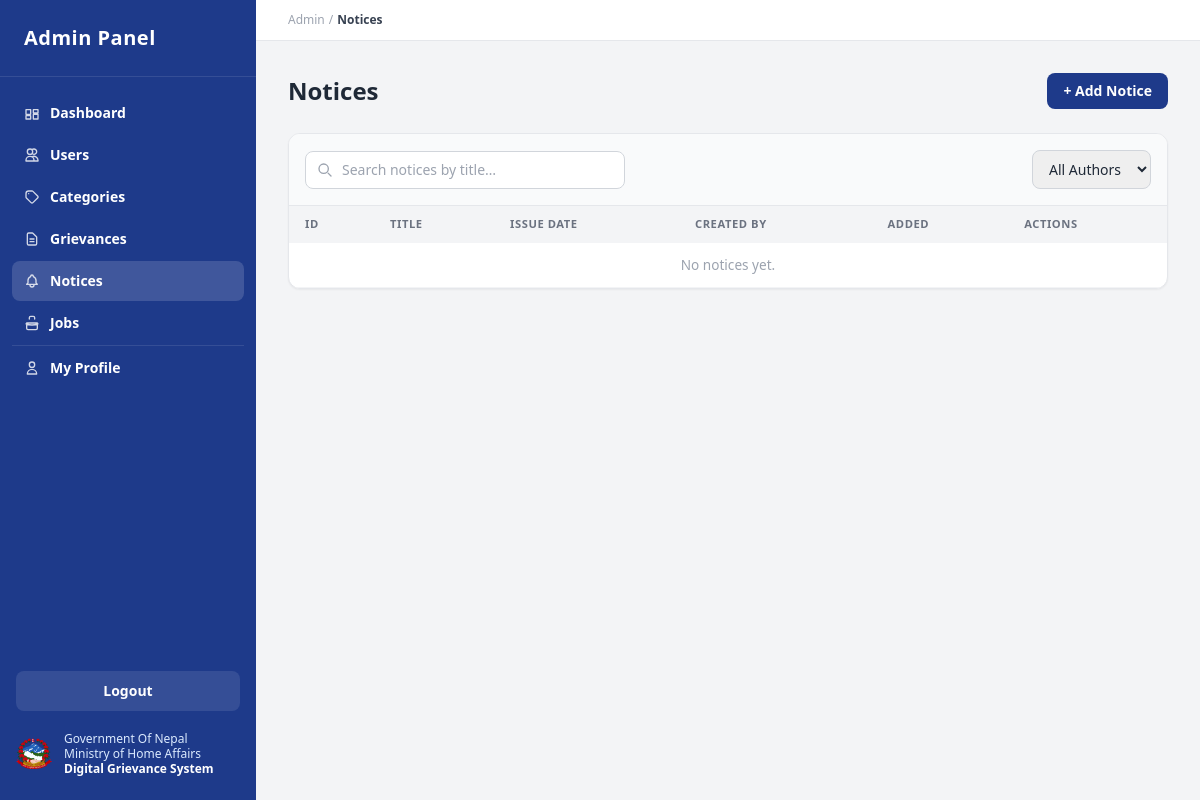
The page /admin-panel/notices/ (signed in) on the database as committed earlier.
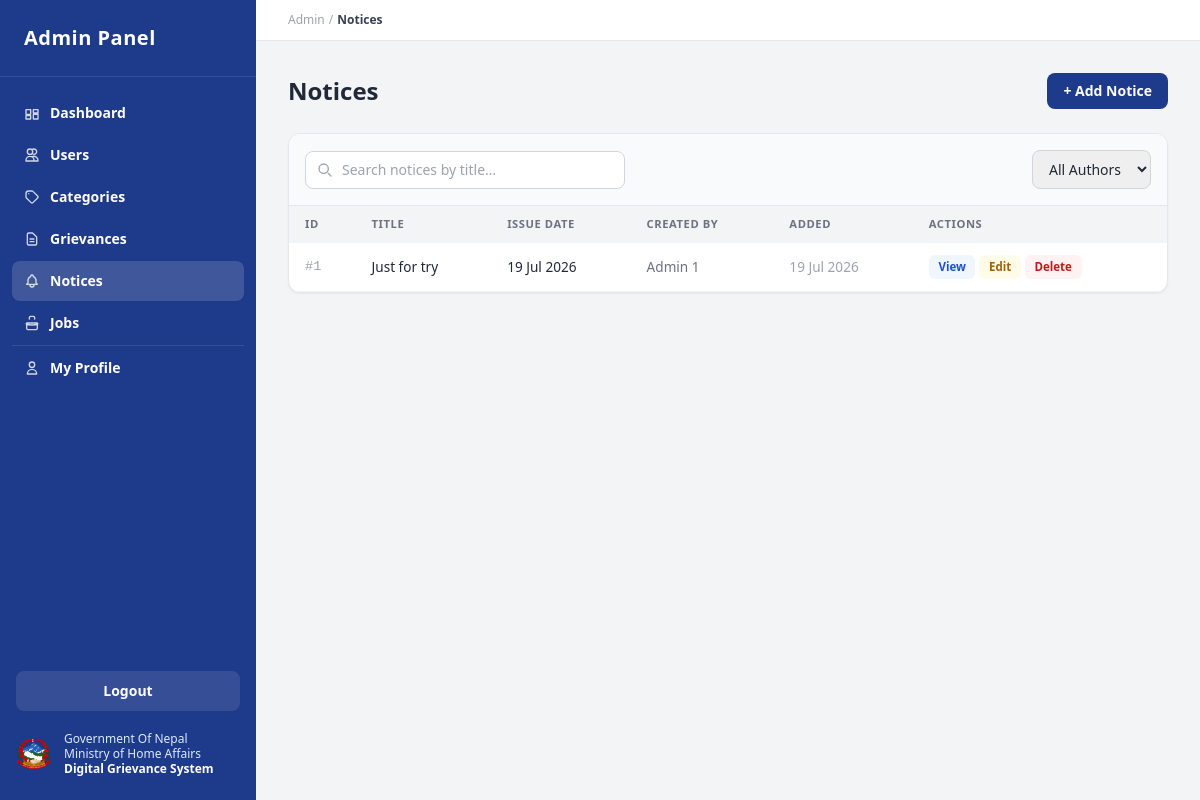
The same page on the database as committed later.
### client/models.py (models this page shows, shortened)
class Notice(models.Model):
    title       = models.CharField(max_length=255)
    description = models.TextField()
    image       = models.ImageField(upload_to="notices/", null=True, blank=True)
    issue_date  = models.DateTimeField()
    created_by  = models.ForeignKey(User, on_delete=models.SET_NULL, null=True, related_name="notices")
    created_at  = models.DateTimeField(auto_now_add=True)
    class Meta:
        db_table = "notices"
        ordering = ["-created_at"]

class User(AbstractBaseUser, PermissionsMixin):
    first_name   = models.CharField(max_length=100)
    last_name    = models.CharField(max_length=100)
    email        = models.EmailField(unique=True)
    phone_number = models.CharField(max_length=20, blank=True)
    is_active    = models.BooleanField(default=True)
    is_staff     = models.BooleanField(default=False)
    date_joined  = models.DateTimeField(default=timezone.now)
    objects = UserManager()
    USERNAME_FIELD  = "email"
    REQUIRED_FIELDS = ["first_name", "last_name"]
    class Meta:
        db_table = "users"
        ordering = ["-date_joined"]
    def get_full_name(self):
        return f"{self.first_name} {self.last_name}".strip()

### server/views.py (the view, shortened to what this page needs)
# urls.py: path("notices/", views.notices, name="notices"),
@staff_required
def notices(request):
    all_notices = Notice.objects.select_related("created_by").order_by("-created_at")
    return render(request, "server/notices.html", _ctx("notices", notices=all_notices))

### server/views.py (called while the page is built)
def staff_required(fn):
    @wraps(fn)
    def wrapper(request, *args, **kwargs):
        if not request.user.is_authenticated or not request.user.is_staff:
            return redirect("admin_panel:login")
        return fn(request, *args, **kwargs)
    return wrapper

def _ctx(active, **extra):
    return {"active": active, "sidebar_nav": _NAV, **extra}

### server/templates/server/notices.html (shortened to what this page needs)
{% extends "server/base.html" %}
{% block breadcrumb %}Notices{% endblock %}
{% block content %}
<div class="flex items-center justify-between mb-6">
    <h1 class="text-2xl font-bold">Notices</h1>
    <button onclick="openModal('modal-add-notice')"
            class="bg-brand-blue text-white text-sm font-semibold px-4 py-2 rounded-lg hover:bg-blue-900 transition-colors">
        + Add Notice
    </button>
</div>
<div class="bg-white rounded-xl shadow-sm border overflow-hidden">
    <div class="p-4 border-b bg-gray-50 flex items-center justify-between gap-3 flex-wrap">
        <div class="relative max-w-xs w-full sm:w-auto flex-1">
            <svg class="h-4 w-4 text-gray-400 absolute left-3 top-1/2 -translate-y-1/2" fill="none" viewBox="0 0 24 24" stroke="currentColor" stroke-width="2">
                <path stroke-linecap="round" stroke-linejoin="round" d="M21 21l-4.35-4.35M17 10a7 7 0 11-14 0 7 7 0 0114 0z"/>
            </svg>
            <input type="text" id="search-notices" oninput="filterNotices()"
                   placeholder="Search notices by title…"
                   class="adm-input pl-9 text-sm">
        </div>
        <select id="filter-notices-author" onchange="filterNotices()"
                class="adm-input text-sm w-auto sm:ml-auto">
            <option value="all">All Authors</option>
        </select>
    </div>
    <div class="overflow-x-auto">
        <table class="w-full admin-table">
            <thead><tr><th>ID</th><th>Title</th><th>Issue Date</th><th>Created By</th><th>Added</th><th>Actions</th></tr></thead>
            <tbody id="table-notices-body">
                {% for n in notices %}
                <tr data-author="{{ n.created_by.get_full_name|default:'' }}">
                    <td class="font-mono text-xs text-gray-400">#{{ n.id }}</td>
                    <td class="font-medium max-w-xs truncate" title="{{ n.title }}">{{ n.title }}</td>
                    <td class="whitespace-nowrap text-sm">{{ n.issue_date|date:"d M Y" }}</td>
                    <td class="text-sm text-gray-500">{{ n.created_by.get_full_name|default:"—" }}</td>
                    <td class="text-xs text-gray-400 whitespace-nowrap">{{ n.created_at|date:"d M Y" }}</td>
                    <td>
                        <div class="flex flex-wrap gap-1">
                            <button onclick="openNoticeView({{ n.id }})"
                                    class="act-btn bg-blue-50 text-blue-700 hover:bg-blue-100">View</button>
                            <button onclick="loadNoticeEdit({{ n.id }})"
                                    class="act-btn bg-yellow-50 text-yellow-700 hover:bg-yellow-100">Edit</button>
                            <button onclick="confirmDelete('modal-delete-notice','{{ n.id }}','dn-id')"
                                    class="act-btn bg-red-50 text-red-700 hover:bg-red-100">Delete</button>
                        </div>
                    </td>
                </tr>
                {% empty %}
                <tr><td colspan="6" class="text-center py-10 text-gray-400">No notices yet.</td></tr>
                {% endfor %}
            </tbody>
        </table>
    </div>
</div>
{% endblock %}

### server/templates/server/base.html (shortened to what this page needs)
{% load static %}
<!DOCTYPE html>
<html lang="en">
<head>
  <script src="https://cdn.tailwindcss.com"></script>
  <link rel="stylesheet" href="{% static 'server/css/admin.css' %}">
</head>
<body class="bg-gray-100 text-gray-800">
<div class="flex min-h-screen">
  <aside id="admin-sidebar"
         class="fixed lg:sticky top-0 left-0 h-screen w-64 bg-brand-blue text-white
                z-50 transform -translate-x-full lg:translate-x-0 transition-transform
                duration-300 flex flex-col flex-shrink-0 shadow-xl lg:shadow-none overflow-hidden">
    <div class="px-6 py-6 border-b border-white/10 flex-shrink-0">
      <h1 class="text-xl font-extrabold tracking-wide">Admin Panel</h1>
    </div>
    <nav class="px-3 mt-4 flex-1 min-h-0 overflow-y-auto admin-sidebar-nav">
      <ul class="space-y-0.5 text-sm">
        {% for label, url, key in sidebar_nav %}
        {% if key == 'divider' %}
        <li class="border-t border-white/10 my-2"></li>
        {% else %}
        <li>
          <a href="{{ url }}"
             class="flex items-center gap-2.5 px-3 py-2.5 rounded-lg font-semibold
                    transition-colors hover:bg-white/10
                    {% if active == key %}bg-white/15{% endif %}">
            {% if key == 'dashboard' %}
            <svg class="h-4 w-4 flex-shrink-0 opacity-80" fill="none" viewBox="0 0 24 24" stroke="currentColor" stroke-width="2">
              <path stroke-linecap="round" stroke-linejoin="round" d="M3 7h7v7H3zm0 9h7v5H3zm11-9h7v5h-7zm0 7h7v7h-7z"/>
            </svg>
            {% elif key == 'users' %}
            <svg class="h-4 w-4 flex-shrink-0 opacity-80" fill="none" viewBox="0 0 24 24" stroke="currentColor" stroke-width="2">
              <path stroke-linecap="round" stroke-linejoin="round" d="M12 4.354a4 4 0 110 5.292M15 21H3v-1a6 6 0 0112 0v1zm0 0h6v-1a6 6 0 00-9-5.197M13 7a4 4 0 11-8 0 4 4 0 018 0z"/>
            </svg>
            {% elif key == 'categories' %}
            <svg class="h-4 w-4 flex-shrink-0 opacity-80" fill="none" viewBox="0 0 24 24" stroke="currentColor" stroke-width="2">
              <path stroke-linecap="round" stroke-linejoin="round" d="M7 7h.01M7 3h5c.512 0 1.024.195 1.414.586l7 7a2 2 0 010 2.828l-7 7a2 2 0 01-2.828 0l-7-7A2 2 0 013 12V7a4 4 0 014-4z"/>
            </svg>
            {% elif key == 'grievances' %}
            <svg class="h-4 w-4 flex-shrink-0 opacity-80" fill="none" viewBox="0 0 24 24" stroke="currentColor" stroke-width="2">
              <path stroke-linecap="round" stroke-linejoin="round" d="M9 12h6m-6 4h6m2 5H7a2 2 0 01-2-2V5a2 2 0 012-2h5.586a1 1 0 01.707.293l5.414 5.414a1 1 0 01.293.707V19a2 2 0 01-2 2z"/>
            </svg>
            {% elif key == 'notices' %}
            <svg class="h-4 w-4 flex-shrink-0 opacity-80" fill="none" viewBox="0 0 24 24" stroke="currentColor" stroke-width="2">
              <path stroke-linecap="round" stroke-linejoin="round" d="M15 17h5l-1.405-1.405A2.032 2.032 0 0118 14.158V11a6.002 6.002 0 00-4-5.659V5a2 2 0 10-4 0v.341C7.67 6.165 6 8.388 6 11v3.159c0 .538-.214 1.055-.595 1.436L4 17h5m6 0v1a3 3 0 11-6 0v-1m6 0H9"/>
            </svg>
            {% elif key == 'jobs' %}
            <svg class="h-4 w-4 flex-shrink-0 opacity-80" fill="none" viewBox="0 0 24 24" stroke="currentColor" stroke-width="2">
              <path stroke-linecap="round" stroke-linejoin="round" d="M21 13.255A23.931 23.931 0 0112 15c-3.183 0-6.22-.62-9-1.745M16 6V4a2 2 0 00-2-2h-4a2 2 0 00-2 2v2m-4 6h16v8a2 2 0 01-2 2H6a2 2 0 01-2-2v-8z"/>
            </svg>
            {% elif key == 'admin_profile' %}
            <svg class="h-4 w-4 flex-shrink-0 opacity-80" fill="none" viewBox="0 0 24 24" stroke="currentColor" stroke-width="2">
              <path stroke-linecap="round" stroke-linejoin="round" d="M16 7a4 4 0 11-8 0 4 4 0 018 0zM12 14a7 7 0 00-7 7h14a7 7 0 00-7-7z"/>
            </svg>
            {% else %}
            <span class="h-4 w-4 flex-shrink-0"></span>
            {% endif %}
            {{ label }}
          </a>
        </li>
        {% endif %}
        {% endfor %}
      </ul>
    </nav>
    <div class="px-4 pb-6 mt-4 flex-shrink-0">
      <a href="{% url 'admin_panel:logout' %}"
         class="block w-full text-center bg-white/10 hover:bg-white/20 rounded-lg
                py-2.5 text-sm font-semibold mb-5 transition-colors">
        Logout
      </a>
      <div class="flex items-center gap-3">
        <img src="{% static 'server/img/emblem.png' %}" alt="Emblem"
             class="h-9 w-9 object-contain flex-shrink-0">
        <div class="text-xs text-blue-100 leading-tight">
          <p>Government Of Nepal</p>
          <p>Ministry of Home Affairs</p>
          <p class="font-semibold text-white">Digital Grievance System</p>
        </div>
      </div>
    </div>
  </aside>
  <div class="flex-1 min-w-0 flex flex-col">
    <div class="hidden lg:flex items-center bg-white border-b px-8 py-3
                text-xs text-gray-400 gap-1 sticky top-0 z-20">
      <span>Admin</span>
      <span>/</span>
      <span class="text-gray-700 font-semibold">{% block breadcrumb %}Dashboard{% endblock %}</span>
    </div>
    <div class="p-4 sm:p-8 flex-1">
      {% block content %}{% endblock %}
    </div>
  </div>
</div>
</body>
</html>

### server/static/server/css/admin.css (style rules this page uses)
.admin-table thead th { background: #f3f4f6; color: #6b7280; font-size: .7rem; font-weight: 600; text-transform: uppercase; letter-spacing: .05em; padding: .625rem 1rem; text-align: left; white-space: nowrap; }
.admin-table tbody tr { border-bottom: 1px solid #f3f4f6; }
.admin-table td { padding: .75rem 1rem; font-size: .85rem; vertical-align: middle; }
.adm-input { width: 100%; border: 1px solid #d1d5db; border-radius: .5rem; padding: .5rem .75rem; font-size: .875rem; outline: none; transition: border-color .15s, box-shadow .15s; }
.act-btn { display: inline-flex; align-items: center; padding: .22rem .6rem; border-radius: .375rem; font-size: .72rem; font-weight: 600; cursor: pointer; border: none; white-space: nowrap; }
#admin-sidebar .overflow-y-auto { scrollbar-width: thin; scrollbar-color: rgba(255,255,255,.35) transparent; }

### server/templates/server/base.html (style rules this page uses)
.admin-sidebar-nav { scrollbar-width: thin; scrollbar-color: rgba(255,255,255,0.25) transparent; }

Rows that differ between the two databases and show on the page:
added Notice: id "1", title "Just for try", issue_date "19 Jul 2026", created_by.get_full_name "Admin 1", created_at "19 Jul 2026"
Other text that changed with them:
text no longer shown: "No notices yet."
